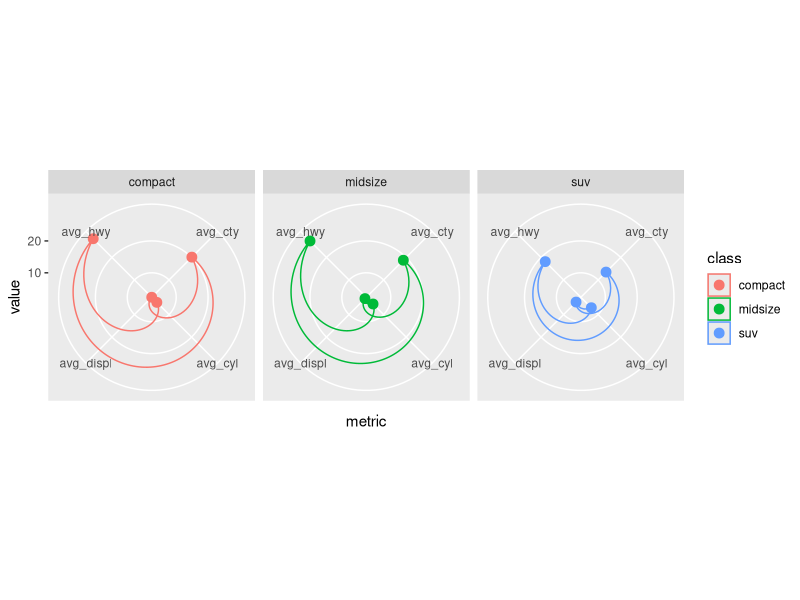
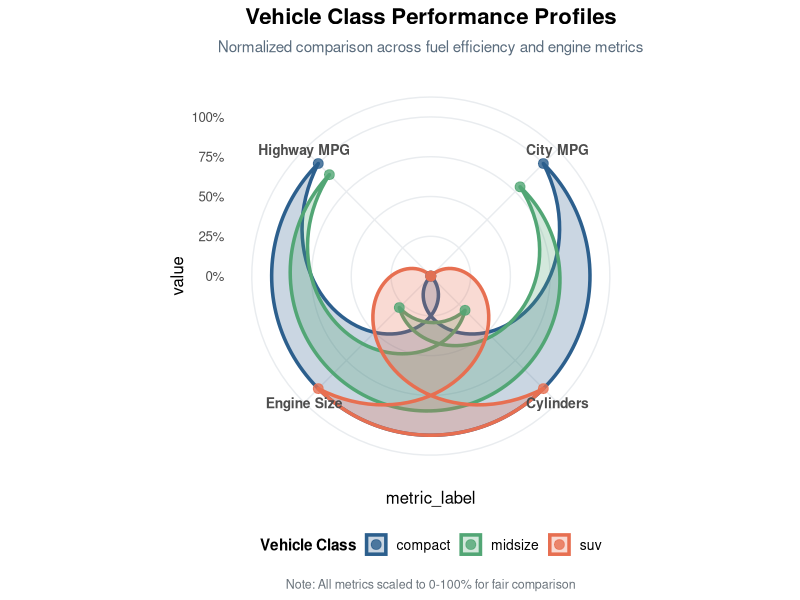
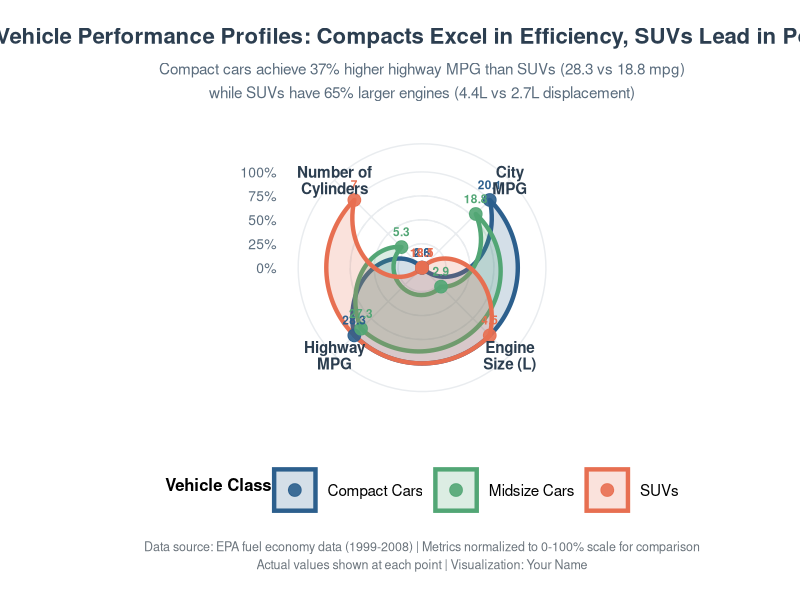
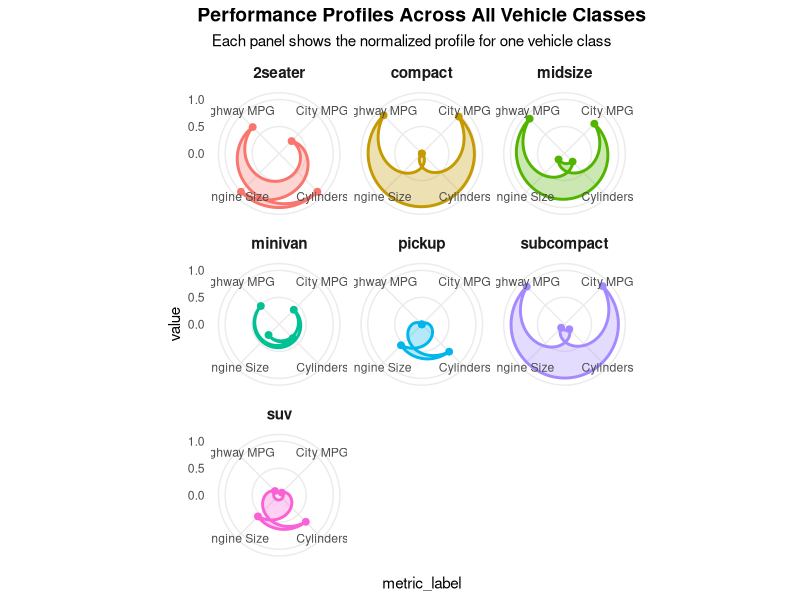

Generate these figures, in order, with R:
## ---- chunk 1
#| label: setup
#| message: false
#| warning: false

# Load required libraries
library(tidyverse)      # Includes ggplot2, dplyr, and other essential packages
library(scales)         # For formatting and rescaling

# Prepare the data: compare vehicle classes across multiple metrics
data_summary <- mpg %>%
  group_by(class) %>%
  summarise(
    avg_hwy = mean(hwy),                            # Highway fuel efficiency
    avg_cty = mean(cty),                            # City fuel efficiency
    avg_displ = mean(displ),                        # Engine displacement
    avg_cyl = mean(cyl),                            # Number of cylinders
    count = n()                                     # Number of models
  ) %>%
  ungroup()

# Select a few classes for comparison
data_radar <- data_summary %>%
  filter(class %in% c("compact", "suv", "midsize")) %>%
  select(class, avg_hwy, avg_cty, avg_displ, avg_cyl)

# Preview the data
data_radar
## ---- chunk 2
#| label: chart-basic
#| fig-width: 8
#| fig-height: 8

# Reshape data for ggplot (long format)
data_long <- data_radar %>%
  pivot_longer(
    cols = -class,                                  # All columns except class
    names_to = "metric",                            # Metric names
    values_to = "value"                             # Values
  )

ggplot(data_long, aes(x = metric, y = value, group = class, color = class)) +
  geom_polygon(fill = NA) +                         # Draw the polygon outline
  geom_point(size = 3) +                            # Add points at each vertex
  coord_polar() +                                   # Convert to circular coordinates
  facet_wrap(~ class)                               # Separate plot for each class
## ---- chunk 3
#| label: chart-intermediate
#| fig-width: 9
#| fig-height: 9

# Normalize data to 0-1 scale for fair comparison
data_radar_norm <- data_radar %>%
  mutate(across(
    .cols = -class,                                 # All columns except class
    .fns = ~rescale(.x, to = c(0, 1))              # Rescale to 0-1 range
  ))

# Reshape to long format
data_long_norm <- data_radar_norm %>%
  pivot_longer(
    cols = -class,
    names_to = "metric",
    values_to = "value"
  ) %>%
  mutate(
    metric_label = case_when(                       # Create readable labels
      metric == "avg_hwy" ~ "Highway MPG",
      metric == "avg_cty" ~ "City MPG",
      metric == "avg_displ" ~ "Engine Size",
      metric == "avg_cyl" ~ "Cylinders"
    )
  )

ggplot(data_long_norm, aes(x = metric_label, y = value, group = class, color = class, fill = class)) +
  geom_polygon(alpha = 0.25, linewidth = 1.2) +     # Semi-transparent fill with thicker lines
  geom_point(size = 3, alpha = 0.8) +               # Points with slight transparency
  coord_polar() +
  scale_y_continuous(
    limits = c(0, 1),                               # Set limits from 0 to 1
    breaks = seq(0, 1, by = 0.25),                  # Grid lines at 0, 0.25, 0.5, 0.75, 1
    labels = percent                                # Show as percentages
  ) +
  scale_color_manual(
    values = c(
      "compact" = "#2C5F8D",                        # Blue
      "midsize" = "#52A675",                        # Green
      "suv" = "#E76F51"                             # Coral
    ),
    name = "Vehicle Class"
  ) +
  scale_fill_manual(
    values = c(
      "compact" = "#2C5F8D",
      "midsize" = "#52A675",
      "suv" = "#E76F51"
    ),
    name = "Vehicle Class"
  ) +
  labs(
    title = "Vehicle Class Performance Profiles",
    subtitle = "Normalized comparison across fuel efficiency and engine metrics",
    caption = "Note: All metrics scaled to 0-100% for fair comparison"
  ) +
  theme_minimal(base_size = 12) +
  theme(
    plot.title = element_text(face = "bold", size = 16, hjust = 0.5, margin = margin(b = 8)),
    plot.subtitle = element_text(size = 11, color = "#5A6C7D", hjust = 0.5, margin = margin(b = 15)),
    plot.caption = element_text(size = 9, color = "#6C757D", hjust = 0.5, margin = margin(t = 10)),
    axis.text.x = element_text(face = "bold", size = 10),
    legend.position = "bottom",
    legend.title = element_text(face = "bold", size = 11),
    legend.text = element_text(size = 10),
    panel.grid.major = element_line(color = "#E9ECEF", linewidth = 0.5),
    panel.grid.minor = element_blank()
  )
## ---- chunk 4
#| label: chart-advanced
#| fig-width: 10
#| fig-height: 10

# Prepare enhanced data with original values for labels
data_radar_enhanced <- data_radar %>%
  mutate(across(
    .cols = -class,
    .fns = ~rescale(.x, to = c(0, 1)),
    .names = "{.col}_norm"                          # Create normalized columns with _norm suffix
  ))

# Reshape for plotting
data_long_enhanced <- data_radar_enhanced %>%
  select(class, ends_with("_norm")) %>%
  pivot_longer(
    cols = -class,
    names_to = "metric",
    values_to = "value"
  ) %>%
  mutate(
    metric_clean = str_remove(metric, "_norm"),    # Remove _norm suffix
    metric_label = case_when(
      metric_clean == "avg_hwy" ~ "Highway\nMPG",
      metric_clean == "avg_cty" ~ "City\nMPG",
      metric_clean == "avg_displ" ~ "Engine\nSize (L)",
      metric_clean == "avg_cyl" ~ "Number of\nCylinders"
    )
  )

# Add original values for labeling
data_original_long <- data_radar %>%
  pivot_longer(
    cols = -class,
    names_to = "metric_clean",
    values_to = "original_value"
  )

data_long_final <- data_long_enhanced %>%
  left_join(data_original_long, by = c("class", "metric_clean"))

# Create reference circles data
reference_circles <- data.frame(
  y = rep(c(0.25, 0.5, 0.75), each = 100),
  x = rep(seq(0, 2*pi, length.out = 100), 3)
)

ggplot(data_long_final, aes(x = metric_label, y = value, group = class)) +
  
  # Add subtle reference circles
  geom_hline(
    yintercept = c(0.25, 0.5, 0.75),
    color = "#E9ECEF",
    linewidth = 0.5,
    linetype = "dashed"
  ) +
  
  # Add filled polygons
  geom_polygon(
    aes(fill = class, color = class),
    alpha = 0.2,
    linewidth = 1.5
  ) +
  
  # Add points
  geom_point(
    aes(color = class),
    size = 4,
    alpha = 0.9
  ) +
  
  # Add value labels (original values, not normalized)
  geom_text(
    aes(label = round(original_value, 1), color = class),
    size = 3,
    fontface = "bold",
    vjust = -1.2,
    show.legend = FALSE
  ) +
  
  coord_polar() +
  
  scale_y_continuous(
    limits = c(0, 1.15),                            # Extended limit to fit labels
    breaks = seq(0, 1, by = 0.25),
    labels = function(x) paste0(x * 100, "%")
  ) +
  
  scale_color_manual(
    values = c(
      "compact" = "#2C5F8D",
      "midsize" = "#52A675",
      "suv" = "#E76F51"
    ),
    name = "Vehicle Class",
    labels = c(
      "compact" = "Compact Cars",
      "midsize" = "Midsize Cars",
      "suv" = "SUVs"
    )
  ) +
  
  scale_fill_manual(
    values = c(
      "compact" = "#2C5F8D",
      "midsize" = "#52A675",
      "suv" = "#E76F51"
    ),
    name = "Vehicle Class",
    labels = c(
      "compact" = "Compact Cars",
      "midsize" = "Midsize Cars",
      "suv" = "SUVs"
    )
  ) +
  
  labs(
    title = "Vehicle Performance Profiles: Compacts Excel in Efficiency, SUVs Lead in Power",
    subtitle = "Compact cars achieve 37% higher highway MPG than SUVs (28.3 vs 18.8 mpg)\nwhile SUVs have 65% larger engines (4.4L vs 2.7L displacement)",
    caption = "Data source: EPA fuel economy data (1999-2008) | Metrics normalized to 0-100% scale for comparison\nActual values shown at each point | Visualization: Your Name"
  ) +
  
  theme_minimal(base_size = 13) +
  theme(
    # Title styling
    plot.title = element_text(
      face = "bold",
      size = 16,
      hjust = 0.5,
      margin = margin(b = 10),
      color = "#2C3E50",
      lineheight = 1.2
    ),
    
    # Subtitle with insights
    plot.subtitle = element_text(
      size = 11,
      color = "#5A6C7D",
      hjust = 0.5,
      margin = margin(b = 20),
      lineheight = 1.3
    ),
    
    # Caption
    plot.caption = element_text(
      size = 9,
      color = "#6C757D",
      hjust = 0.5,
      margin = margin(t = 20),
      lineheight = 1.2
    ),
    
    # Axis styling
    axis.text.x = element_text(
      face = "bold",
      size = 11,
      color = "#2C3E50",
      margin = margin(t = 5)
    ),
    axis.text.y = element_text(size = 10, color = "#5A6C7D"),
    axis.title = element_blank(),
    
    # Legend styling
    legend.position = "bottom",
    legend.direction = "horizontal",
    legend.title = element_text(face = "bold", size = 12, margin = margin(b = 8)),
    legend.text = element_text(size = 11),
    legend.spacing.x = unit(1, "cm"),
    legend.margin = margin(t = 20),
    legend.key.size = unit(1.2, "cm"),
    
    # Grid styling
    panel.grid.major = element_line(color = "#E9ECEF", linewidth = 0.5),
    panel.grid.minor = element_blank(),
    
    # Overall plot styling
    plot.background = element_rect(fill = "white", color = NA),
    plot.margin = margin(20, 20, 20, 20)
  )
## ---- chunk 5
#| label: faceted-radar
#| fig-width: 10
#| fig-height: 10
#| eval: true

# Compare all vehicle classes
data_all_classes <- data_summary %>%
  filter(count >= 5) %>%                            # Only classes with enough samples
  mutate(across(
    .cols = c(avg_hwy, avg_cty, avg_displ, avg_cyl),
    .fns = ~rescale(.x, to = c(0, 1))
  )) %>%
  pivot_longer(
    cols = c(avg_hwy, avg_cty, avg_displ, avg_cyl),
    names_to = "metric",
    values_to = "value"
  ) %>%
  mutate(
    metric_label = case_when(
      metric == "avg_hwy" ~ "Highway MPG",
      metric == "avg_cty" ~ "City MPG",
      metric == "avg_displ" ~ "Engine Size",
      metric == "avg_cyl" ~ "Cylinders"
    )
  )

ggplot(data_all_classes, aes(x = metric_label, y = value, group = class, fill = class, color = class)) +
  geom_polygon(alpha = 0.3, linewidth = 1) +
  geom_point(size = 2) +
  coord_polar() +
  facet_wrap(~ class, ncol = 3) +
  scale_y_continuous(limits = c(0, 1), breaks = seq(0, 1, by = 0.5)) +
  labs(
    title = "Performance Profiles Across All Vehicle Classes",
    subtitle = "Each panel shows the normalized profile for one vehicle class"
  ) +
  theme_minimal() +
  theme(
    legend.position = "none",                       # Remove legend (redundant with facet labels)
    plot.title = element_text(face = "bold", size = 14, hjust = 0.5),
    strip.text = element_text(face = "bold", size = 11)
  )
